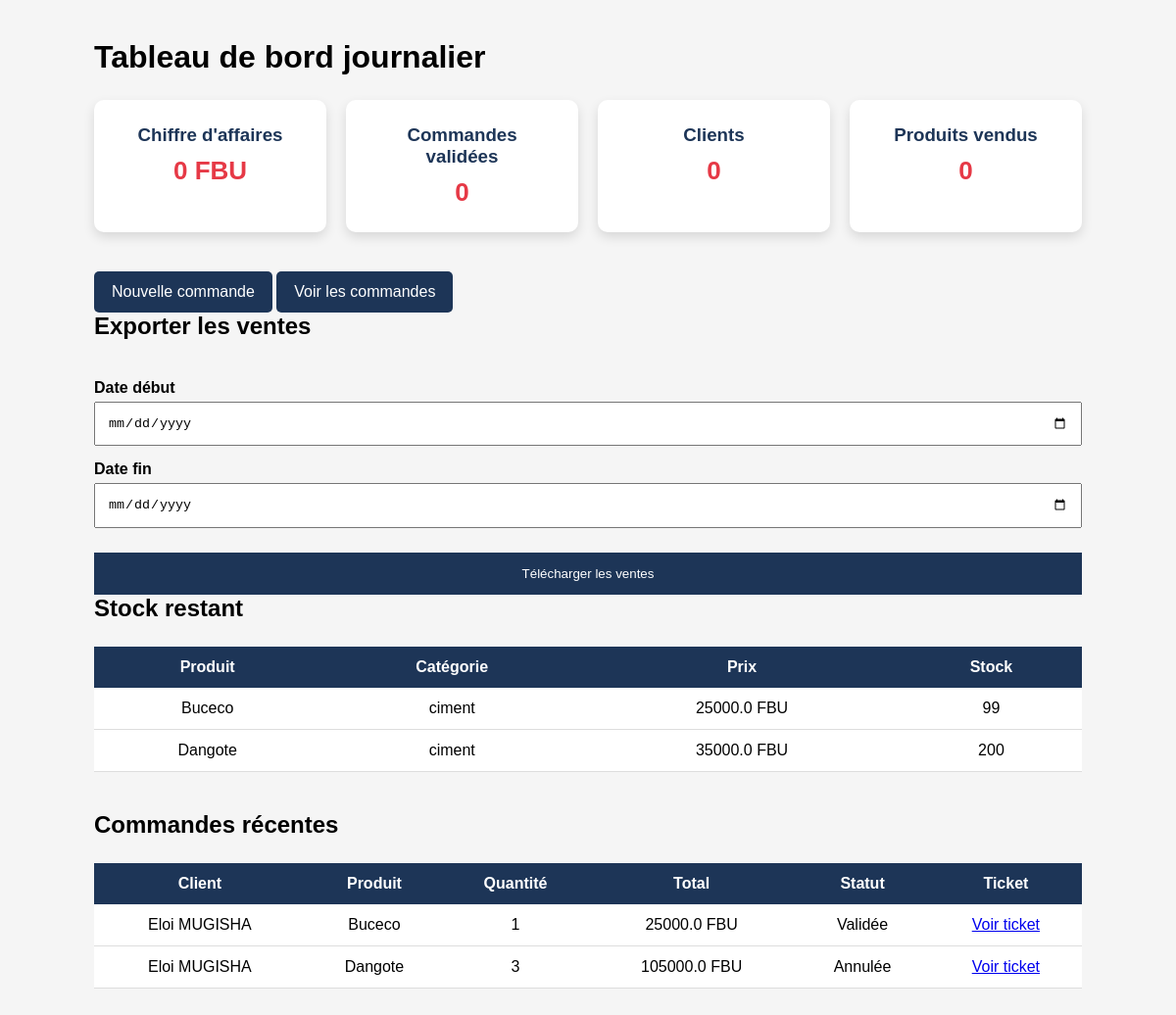
/employe/dashboard/ (signed in), run on the app's committed database.
### boutique/models.py (models this page shows, shortened)
class Produit(models.Model):
    CATEGORIES = [
        ('ciment', 'Ciment'),
        ('fer', 'Fer à béton'),
        ('brique', 'Briques'),
        ('tole', 'Tôles'),
        ('sable', 'Sable'),
        ('gravier', 'Gravier'),
        ('autre', 'Autre'),
    ]
    nom = models.CharField(max_length=200)
    categorie = models.CharField(max_length=50, choices=CATEGORIES)
    description = models.TextField(blank=True)
    prix = models.FloatField(default=0)
    stock = models.IntegerField(default=0)
    disponible = models.BooleanField(default=True)
    image = models.ImageField(upload_to='produits/', blank=True, null=True)

class Commande(models.Model):
    STATUTS = [
        ('validee', 'Validée'),
        ('annulee', 'Annulée'),
    ]
    nom_client = models.CharField(max_length=200)
    telephone = models.CharField(max_length=30)
    adresse = models.CharField(max_length=255, blank=True)
    produit = models.ForeignKey(Produit, on_delete=models.CASCADE)
    quantite = models.IntegerField(default=1)
    prix_unitaire = models.FloatField(default=0)
    total_commande = models.FloatField(default=0)
    date_commande = models.DateTimeField(auto_now_add=True)
    statut = models.CharField(max_length=20, choices=STATUTS, default='validee')
    cree_par_employe = models.BooleanField(default=False)
    employe = models.ForeignKey(User, on_delete=models.SET_NULL, null=True, blank=True)

### boutique/views.py (the view)
# urls.py: path('employe/dashboard/', views.dashboard_employe, name='dashboard_employe'),
@login_required
def dashboard_employe(request):
    aujourd_hui = timezone.now().date()
    commandes_jour = Commande.objects.filter(
        date_commande__date=aujourd_hui,
        statut='validee'
    )
    chiffre_affaires = commandes_jour.aggregate(
        total=Sum('total_commande')
    )['total'] or 0
    nombre_commandes = commandes_jour.count()
    nombre_clients = commandes_jour.values('telephone').distinct().count()
    produits_vendus = commandes_jour.aggregate(
        total=Sum('quantite')
    )['total'] or 0
    stock = Produit.objects.all()
    commandes_recentes = Commande.objects.order_by('-date_commande')[:10]
    return render(request, 'boutique/dashboard_employe.html', {
        'chiffre_affaires': chiffre_affaires,
        'nombre_commandes': nombre_commandes,
        'nombre_clients': nombre_clients,
        'produits_vendus': produits_vendus,
        'stock': stock,
        'commandes_recentes': commandes_recentes,
    })

### boutique/templates/boutique/dashboard_employe.html (shortened to what this page needs)
{% load static %}
<!DOCTYPE html>
<html lang="fr">
<head>
    <link rel="stylesheet" href="{% static 'boutique/style.css' %}">
</head>
<body>
<div class="admin-page">
    <h1>Tableau de bord journalier</h1>
    <div class="stats">
        <div class="stat-card">
            <h3>Chiffre d'affaires</h3>
            <p>{{ chiffre_affaires }} FBU</p>
        </div>
        <div class="stat-card">
            <h3>Commandes validées</h3>
            <p>{{ nombre_commandes }}</p>
        </div>
        <div class="stat-card">
            <h3>Clients</h3>
            <p>{{ nombre_clients }}</p>
        </div>
        <div class="stat-card">
            <h3>Produits vendus</h3>
            <p>{{ produits_vendus }}</p>
        </div>
    </div>
    <a href="{% url 'nouvelle_commande' %}" class="btn-card">Nouvelle commande</a>
    <a href="{% url 'liste_commandes' %}" class="btn-card">Voir les commandes</a>
    {% if user.is_superuser %}
<h2>Exporter les ventes</h2>
<form method="GET" action="{% url 'exporter_ventes' %}">
    <label>Date début</label>
    <input type="date" name="date_debut">
    <label>Date fin</label>
    <input type="date" name="date_fin">
    <button type="submit">Télécharger les ventes</button>
</form>
{% endif %}
    <h2>Stock restant</h2>
    <table>
        <tr>
            <th>Produit</th>
            <th>Catégorie</th>
            <th>Prix</th>
            <th>Stock</th>
        </tr>
        {% for produit in stock %}
        <tr>
            <td>{{ produit.nom }}</td>
            <td>{{ produit.categorie }}</td>
            <td>{{ produit.prix }} FBU</td>
            <td>{{ produit.stock }}</td>
        </tr>
        {% endfor %}
    </table>
    <h2>Commandes récentes</h2>
    <table>
        <tr>
            <th>Client</th>
            <th>Produit</th>
            <th>Quantité</th>
            <th>Total</th>
            <th>Statut</th>
            <th>Ticket</th>
        </tr>
        {% for commande in commandes_recentes %}
        <tr>
            <td>{{ commande.nom_client }}</td>
            <td>{{ commande.produit.nom }}</td>
            <td>{{ commande.quantite }}</td>
            <td>{{ commande.total_commande }} FBU</td>
            <td>{{ commande.get_statut_display }}</td>
            <td><a href="{% url 'ticket' commande.id %}">Voir ticket</a></td>
        </tr>
        {% endfor %}
    </table>
</div>
</body>
</html>

### boutique/static/boutique/style.css (style rules this page uses)
* { margin: 0; padding: 0; box-sizing: border-box; }
body { font-family: Arial, sans-serif; background: #f5f5f5; }
.btn-card { display: inline-block; margin-top: 10px; background: #1d3557; color: white; padding: 12px 18px; text-decoration: none; border-radius: 5px; }
form { display: flex; flex-direction: column; }
label { margin-top: 15px; font-weight: bold; }
input { padding: 12px; margin-top: 5px; }
button { margin-top: 25px; padding: 14px; background: #1d3557; color: white; border: none; cursor: pointer; }
.admin-page { padding: 40px 8%; }
.admin-page h1, .admin-page h2 { margin-bottom: 25px; }
.stats { display: grid; grid-template-columns: repeat(auto-fit, minmax(180px, 1fr)); gap: 20px; margin-bottom: 30px; }
.stat-card { background: white; padding: 25px; border-radius: 10px; box-shadow: 0 5px 12px rgba(0,0,0,0.12); text-align: center; }
.stat-card h3 { color: #1d3557; margin-bottom: 10px; }
.stat-card p { font-size: 26px; font-weight: bold; color: #e63946; }
table { width: 100%; border-collapse: collapse; background: white; margin-top: 20px; margin-bottom: 40px; }
table th { background: #1d3557; color: white; padding: 12px; }
table td { padding: 12px; border-bottom: 1px solid #ddd; text-align: center; }

### data on the page
Produit: nom "Buceco", categorie "ciment", prix "25000.0", stock "99"
Produit: nom "Dangote", categorie "ciment", prix "35000.0", stock "200"
Commande: nom_client "Eloi MUGISHA", produit.nom "Buceco", quantite "1", total_commande "25000.0", statut "Validée"
Commande: nom_client "Eloi MUGISHA", produit.nom "Dangote", quantite "3", total_commande "105000.0", statut "Annulée"

### other printed values
{{ chiffre_affaires }} "0"
{{ nombre_commandes }} "0"
{{ nombre_clients }} "0"
{{ produits_vendus }} "0"
